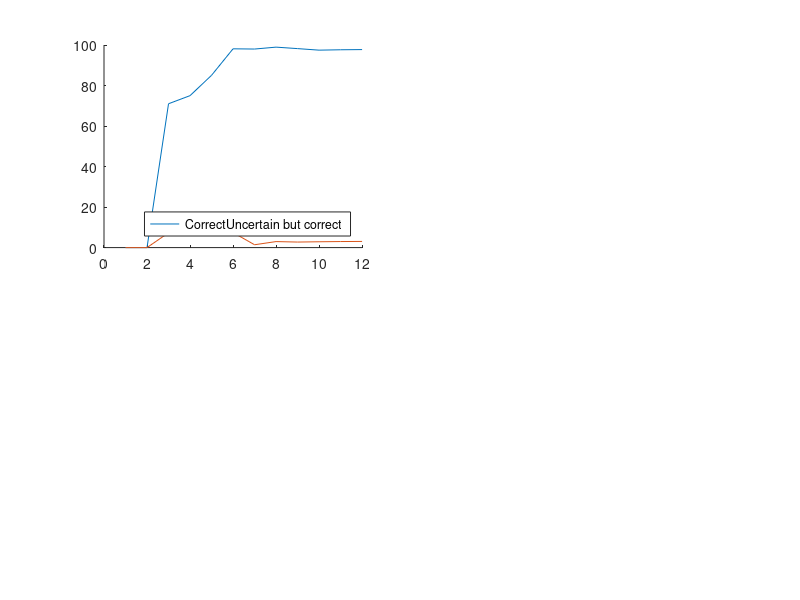

The MATLAB source for this figure: (Note: this script raises an error after producing the figure.)
clear
load("SAR_Results.mat");
correctPercent = zeros(1,12);
uncertainCorrectPercent = zeros(1,12);
ind = 1:3:length(Correct);
for l=1:length(ind)
    i=ind(l);
    correctPercent(l+2) = (2*Correct(i+1)+Correct(i+2) + 2*Uncertain(i+1)*UncertainButCorrect(i+1)+Uncertain(i+2)*UncertainButCorrect(i+2))/3; %% Twice as many normal and interictal signals as ictal signals
    uncertainCorrectPercent(l+2) = (2*Uncertain(i)*UncertainButCorrect(i)+2*Uncertain(i+1)*UncertainButCorrect(i+1)+Uncertain(i+2)*UncertainButCorrect(i+2))/5;
end

figure
subplot(2,2,1)
hold on
plot(100*correctPercent)
plot(100*uncertainCorrectPercent)
hold off
legend(["Correct", "Uncertain but correct"], 'location', 'southeast')
plot_paper
xlabel("ADC resolution (bit)")
ylabel("Correct detection (%)")
xlim([3, 12])



correctPercent2 = zeros(1,12);
uncertainCorrectPercent2 = zeros(1,12);
ind = 1:3:length(Correct);
for l=1:length(ind)
    i=ind(l);
    correctPercent2(l+2) = (2*Correct(i+1)+Correct(i+2) + 2*Uncertain(i+1)*UncertainButCorrect(i+1)+Uncertain(i+2)*UncertainButCorrect(i+2))/3; %% Twice as many normal and interictal signals as ictal signals
    uncertainCorrectPercent2(l+2) = (2*Uncertain(i+1)*UncertainButCorrect(i+1)+Uncertain(i+2)*UncertainButCorrect(i+2))/3;
end

% subplot(2,1,2)
% hold on
% plot(correctPercent2)
% plot(uncertainCorrectPercent2)
% hold off
% plot_paper
% xlim([3, 12])

RSNR_avg = zeros(1,12);
RSNR_normal = zeros(1,12);
RSNR_interictal = zeros(1,12);
RSNR_ictal = zeros(1,12);


SSIM_avg = zeros(1,12);
SSIM_normal = zeros(1,12);
SSIM_ictal = zeros(1,12);
SSIM_interictal = zeros(1,12);

for i = 3:12
    metrics = load("SARMetrics/"+int2str(i));
    RSNR_avg(i) = mean(mean(metrics.RSNR_out(:,1:100)));
    SSIM_avg(i) = mean(mean(metrics.ssim_out(:,1:100)));
    
    RSNR_normal(i) = mean(mean(metrics.RSNR_out(1:2,1:100)));
    RSNR_interictal(i) = mean(mean(metrics.RSNR_out(3:4,1:100)));
    RSNR_ictal(i) = mean(mean(metrics.RSNR_out(5,1:100)));

    
    SSIM_normal(i) = mean(mean(metrics.ssim_out(1:2,1:100)));
    SSIM_ictal(i) = mean(mean(metrics.ssim_out(5,1:100)));
    SSIM_interictal(i) = mean(mean(metrics.ssim_out(3:4,1:100)));
end

subplot(2,2,2)
hold on
yyaxis left
ylabel("RSNR (dB)")
plot(RSNR_avg)
plot_paper
yyaxis right
plot(100*SSIM_avg)
ylabel("SSIM (%)")
xlabel("ADC Resolution (bit)")
hold off
xlim([3,12])
plot_paper

subplot(2,2,3)
hold on
plot(RSNR_normal)
plot(RSNR_interictal)
plot(RSNR_ictal)
hold off
ylabel("RSNR (dB)")
xlabel("ADC resolution (bit)")
xlim([3,12])
legend(["Normal", "Interictal", "Ictal"], 'location', 'southeast')
plot_paper

subplot(2,2,4)
hold on
plot(100*SSIM_normal)
plot(100*SSIM_interictal)
plot(100*SSIM_ictal)
hold off
ylabel("SSIM (%)")
xlabel("ADC resolution (bit)")
legend(["Normal", "Interictal", "Ictal"], 'location', 'southeast')
xlim([3,12])
plot_paper



